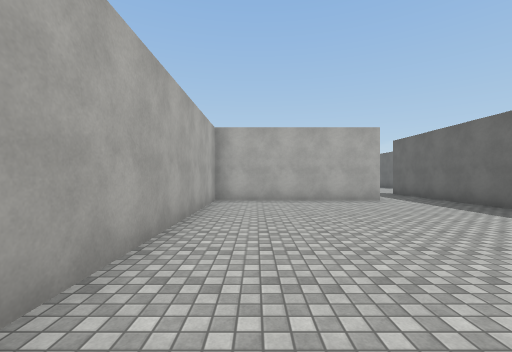
[1] (above)

21 first-person views from a walk through a 3-D level made in the Unity game engine. The camera is 1.5 m above the floor, looks level and sees 90° across. The floor is counted in squares, 2 m on a side. Each view is taken from the middle of a square. On the plan, view 1 faces up. The plan holds only what a view shows up to about 9 squares ahead; the rest is blank. The place goes on beyond the plan. The player character is not drawn. Surface patterns are stand-ins for the level's own textures.

[2]
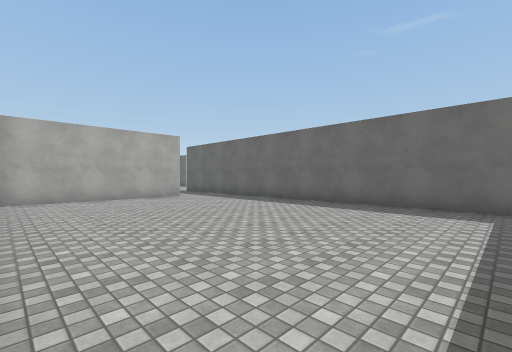

[3]
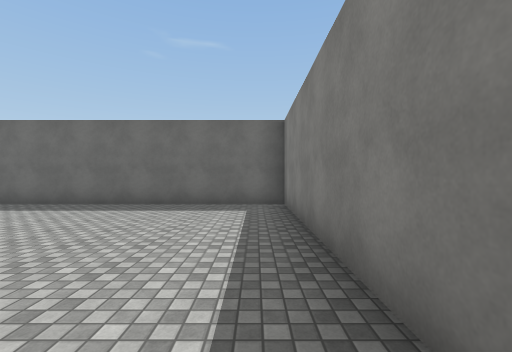

[4]
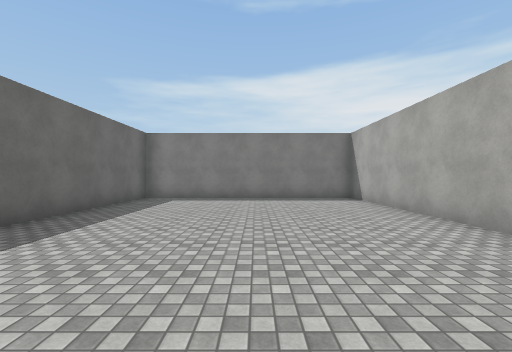

[5]
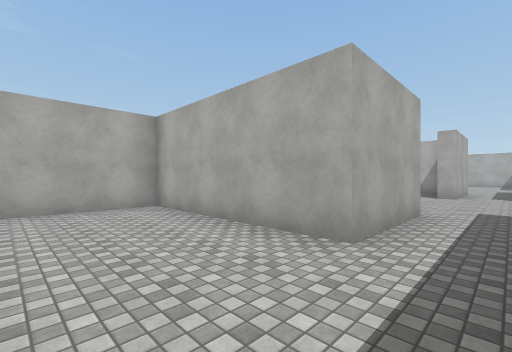

[6]
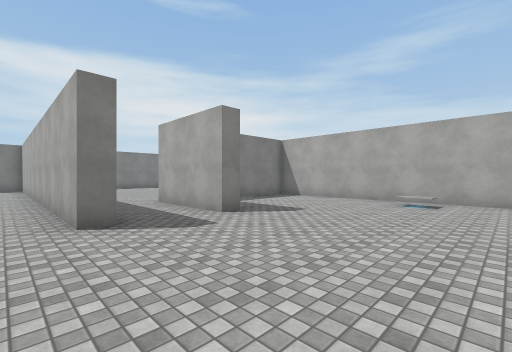

[7]
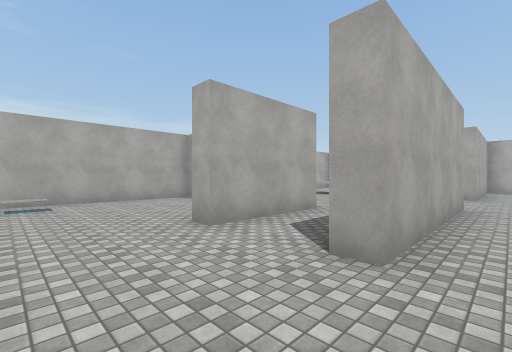

[8]
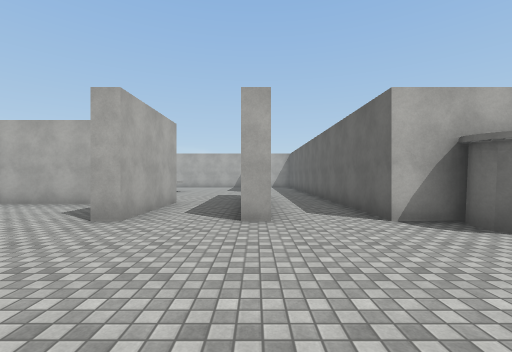

[9]
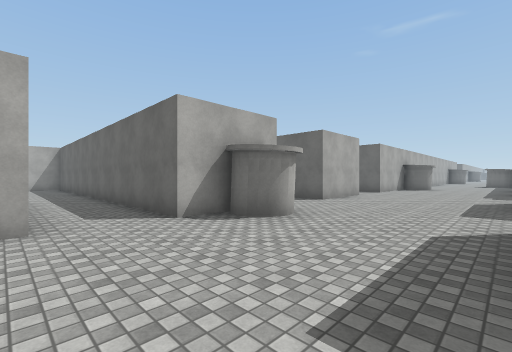

[10]
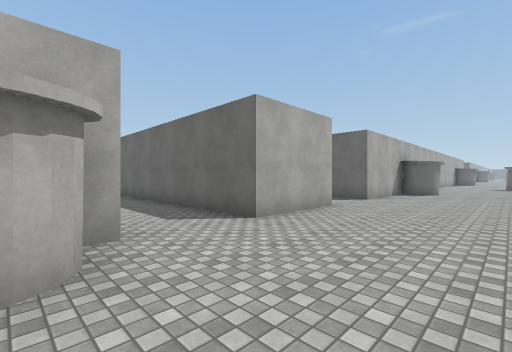

[11]
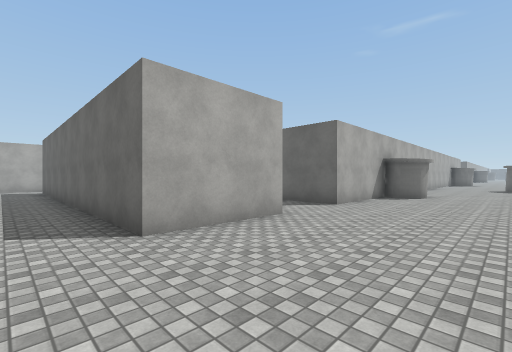

[12]
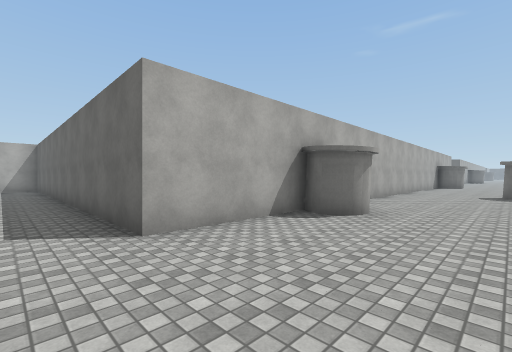

[13]
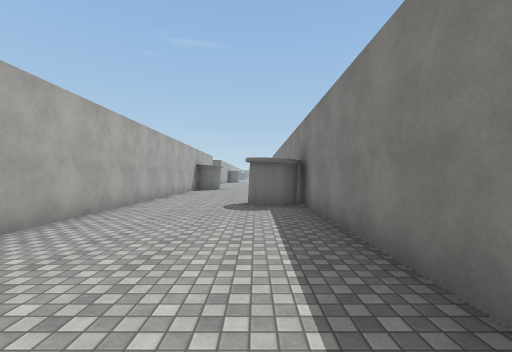

[14]
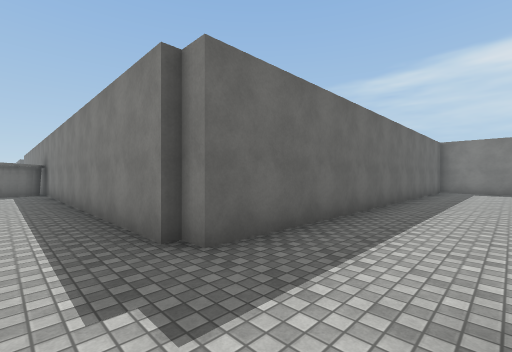

[15]
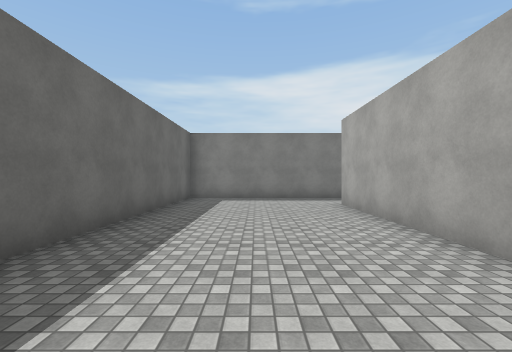

[16]
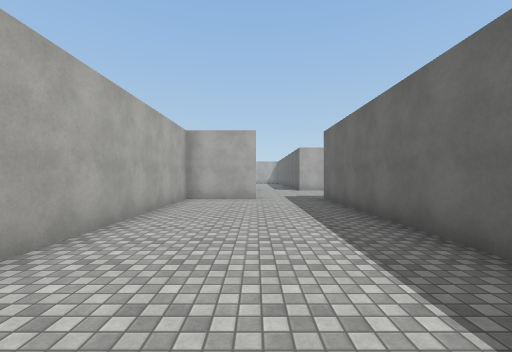

[17]
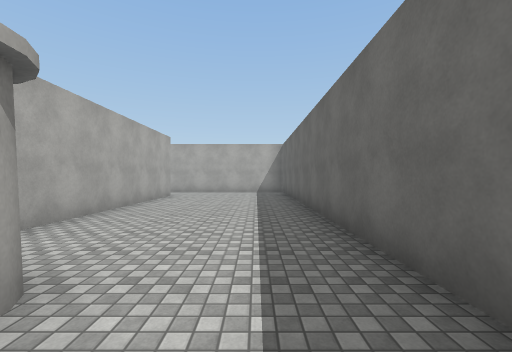

[18]
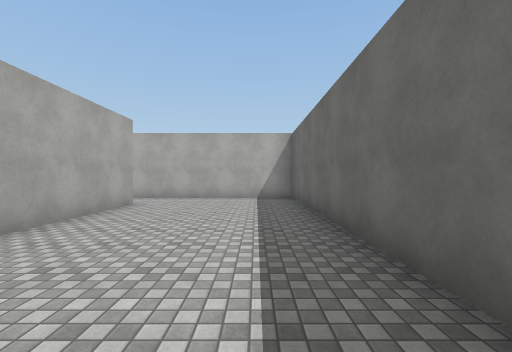

[19]
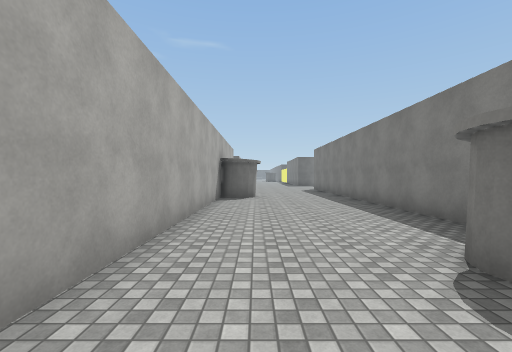

[20]
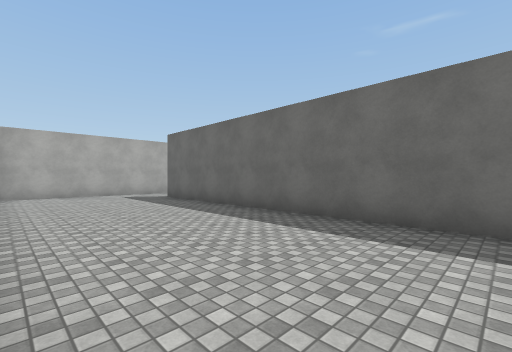

[21]
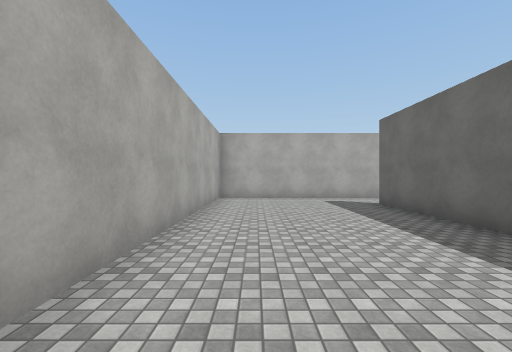

### Floor plan
Points are (right, up) in squares from view 1. A wall is a line through its corners. A room is listed if a view was taken in it or the views show most of it. See-through windows are left out.
Room 1 (views 1, 2, 3, 4, 5)
walls: (3.8, 7.8) (-1.2, 7.8) (-1.2, -1.8) (5.8, -1.8) (5.8, 6.5)
ways out: opening at (4.5, 7.5) to room 2
Room 2 (views 6, 7, 8, 9, 10, 11, 12, 13, 14, 15, 16, 17, 18, 19)
walls: (16, 15.2) (13.3, 15.2); (16, 10.2) (13.8, 10.2) (13.8, 0.2); (18.6, 10.7) (35.5, 10.7); (11, 15.2) (8.3, 15.2) (8.3, 21.5); (21.9, 15.2) (18.3, 15.2) (18.3, 27.7) (13.6, 27.7); (5.6, 10.7) (6.3, 10.7) (6.3, 3); (6.3, 20.1) (6.3, 15.2) (5.8, 15.2); (5.8, 6.5) (5.8, 9); (3.2, 10.7) (3.8, 10.7) (3.8, 7.8); (13.8, 25.8) (13.8, 19.4); (1.8, 17.8) (-1, 17.8); (6.3, 24.8) (6.3, 23); (13, -1.8) (18.3, -1.8) (18.3, 10.5) (18.8, 10.5); (-1.2, 17.5) (-1.2, 10.5); (35.5, 15.2) (25.2, 15.2)
ways out: opening at (4.5, 7.5) to room 1; opening at (11.5, 16) to room 3; opening at (13, 26.5) to room 3; opening at (4.5, 15.5); opening at (6, 21.5); opening at (11.5, 11); opening at (13, -0.5)
objects: other object (10, 15); other object (15, 17) to (15, 18); other object (22, 14) to (22, 15); other object (29, 11) to (29, 12)
Room 3 (views 20, 21)
walls: (13.6, 27.7) (8.8, 27.7) (8.8, 20.2); (13.3, 15.2) (13.3, 25.8)
ways out: opening at (11.5, 16) to room 2; opening at (13, 26.5) to room 2

Where each view was taken, in squares from view 1:
view 1: 0 up, 0 right, facing up
view 2: 1 down, 1 left, facing up-right
view 3: 1 down, 1 left, facing right
view 4: 7 up, 2 right, facing down
view 5: 5 up, 5 right, facing up-left
view 6: 15 up, 7 right, facing down-left
view 7: 13 up, 7 right, facing up-left
view 8: 11 up, 6 right, facing up
view 9: 11 up, 6 right, facing up-right
view 10: 12 up, 10 right, facing up-right
view 11: 12 up, 12 right, facing up-right
view 12: 12 up, 17 right, facing up-right
view 13: 12 up, 22 right, facing right
view 14: 12 up, 16 right, facing down-right
view 15: 7 up, 16 right, facing down
view 16: 2 up, 16 right, facing up
view 17: 16 up, 17 right, facing up
view 18: 19 up, 17 right, facing up
view 19: 14 up, 27 right, facing right
view 20: 17 up, 9 right, facing up-right
view 21: 19 up, 10 right, facing up
